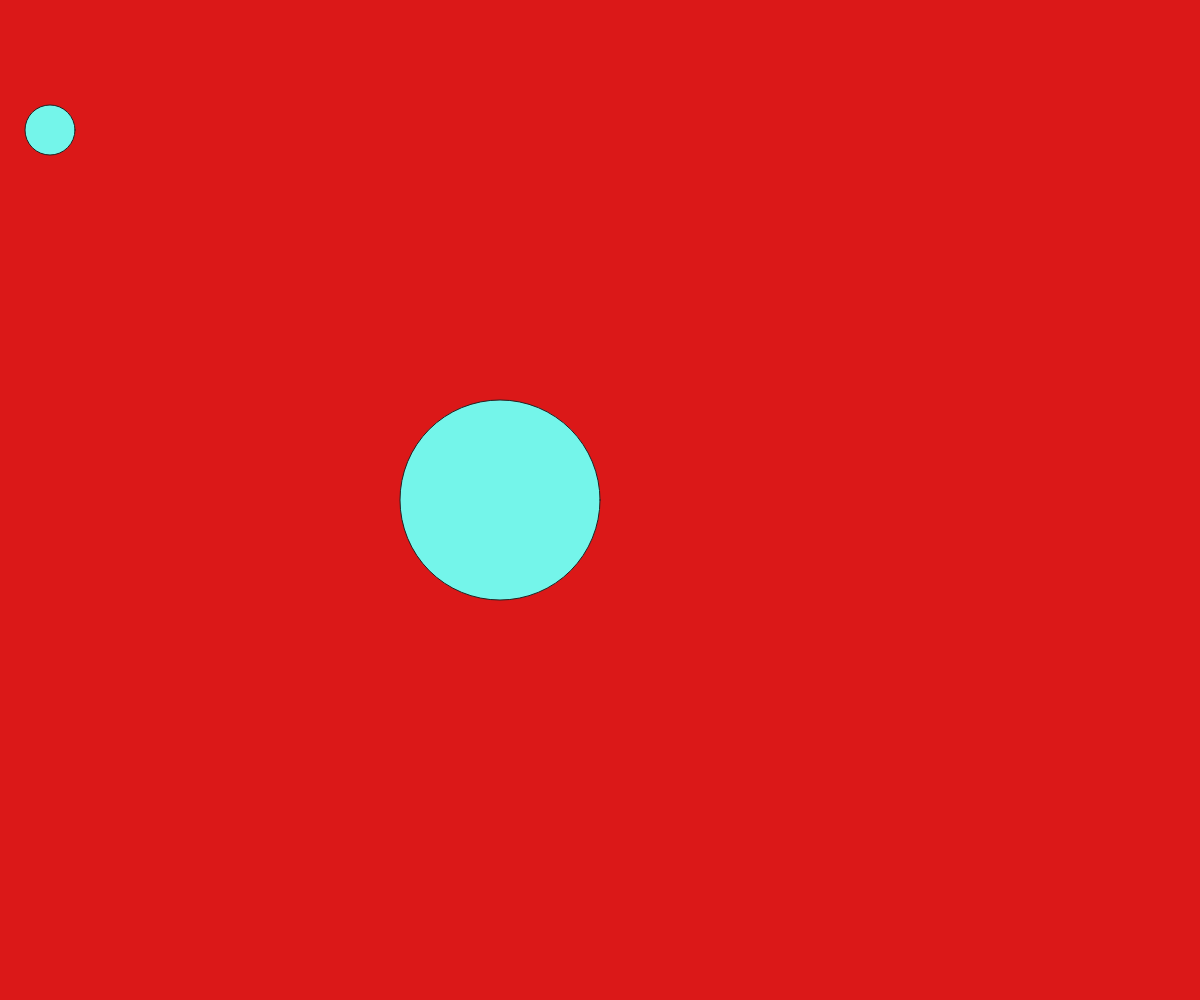
Frame 1 (no input)
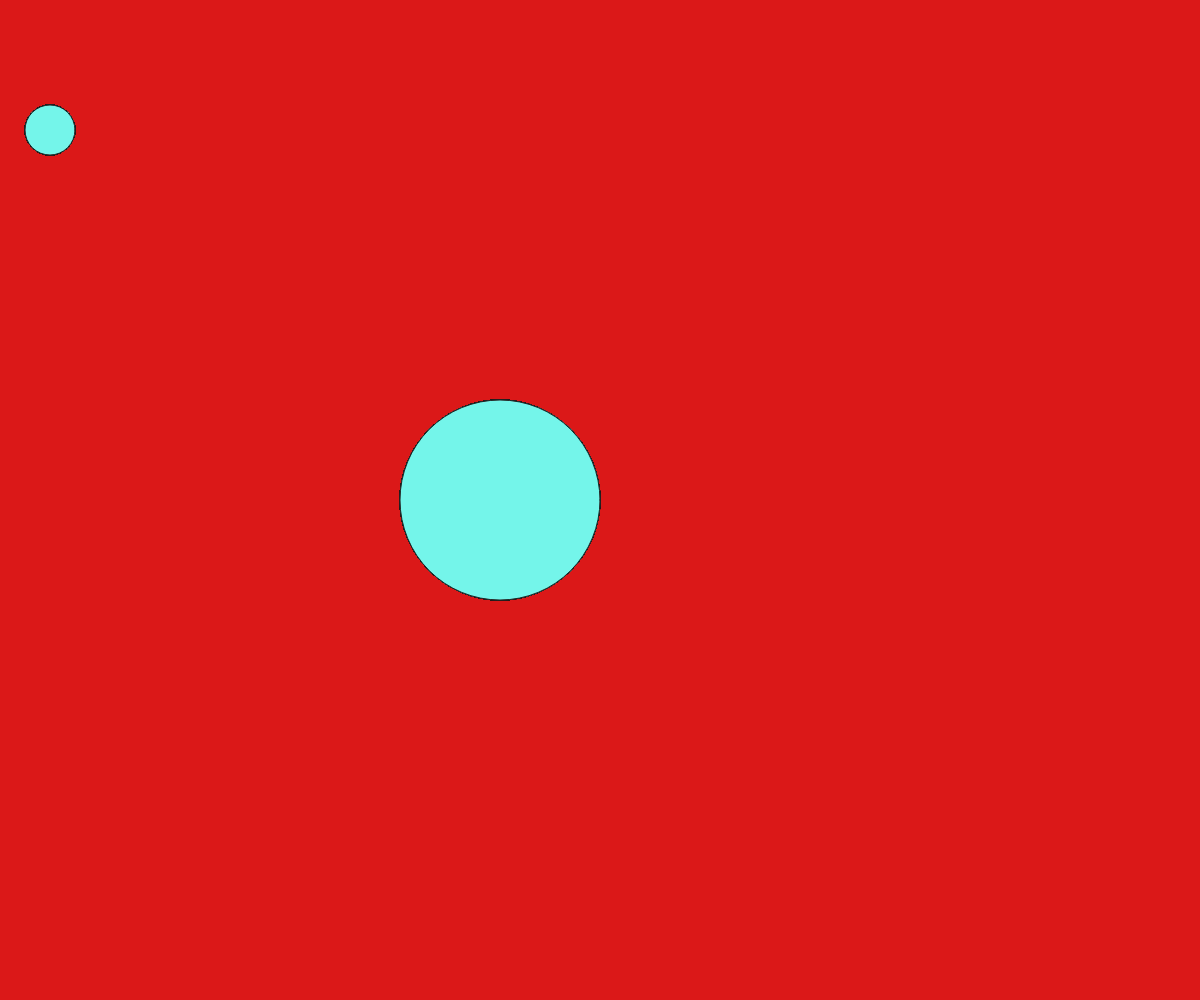
Frame 60 (no input)
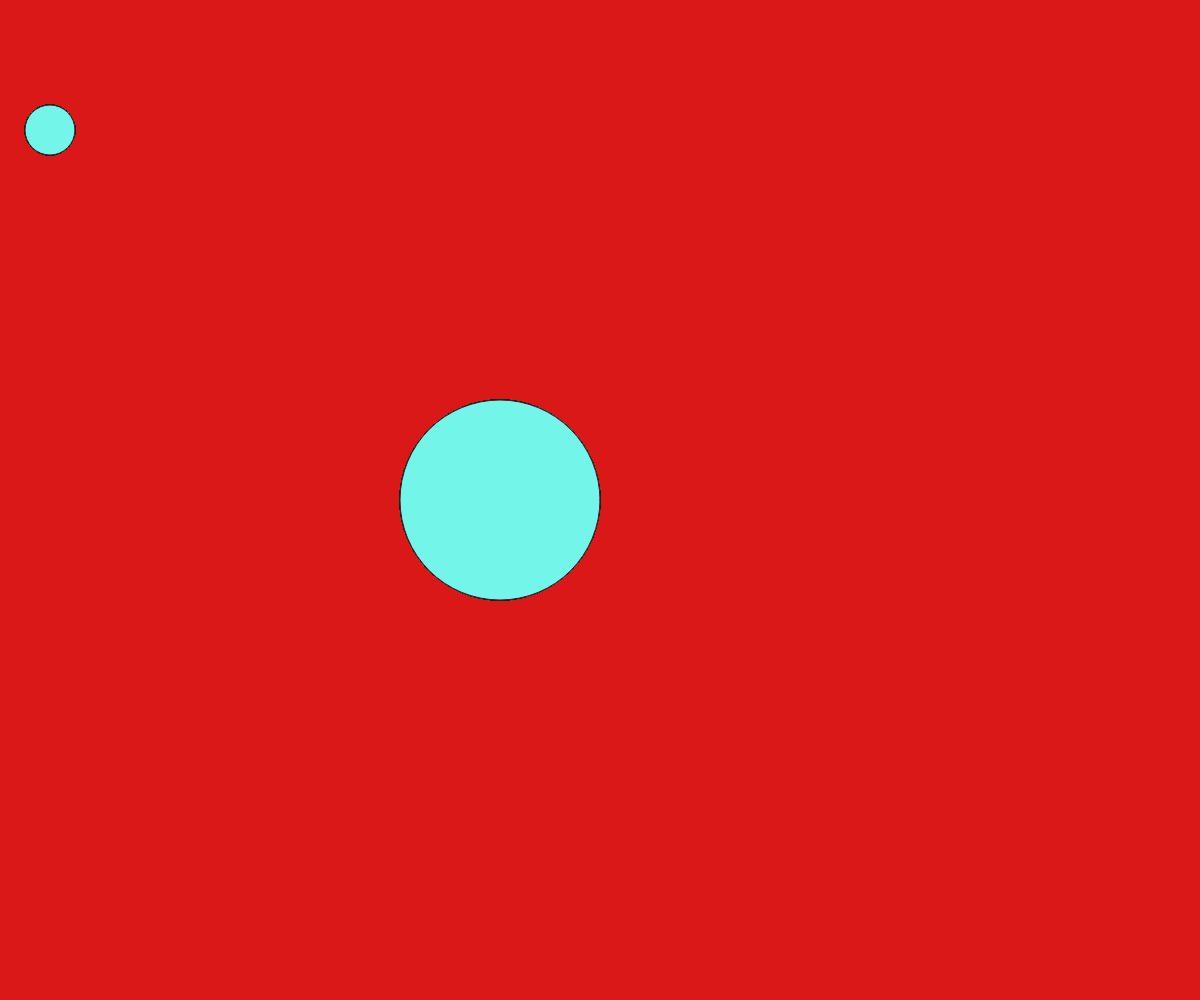
Frame 120 (the mouse pressed at the canvas centre since frame 60)

The p5.js sketch that drew these frames (run headless with seeded random() and noise() and a simulated clock; from frame 60 on, the mouse is pressed at the canvas centre):

// p5.js sketch
// ── sketch.js

var ellipse_width = 100;


function setup() {
  createCanvas(windowWidth, windowHeight);
  background('#DB1818');

}

function draw() {
  // put drawing code here
stroke('#222222');
fill('#74F5EA');
ellipse(500,500,200,200)
ellipse(50,130,50,50);
}
